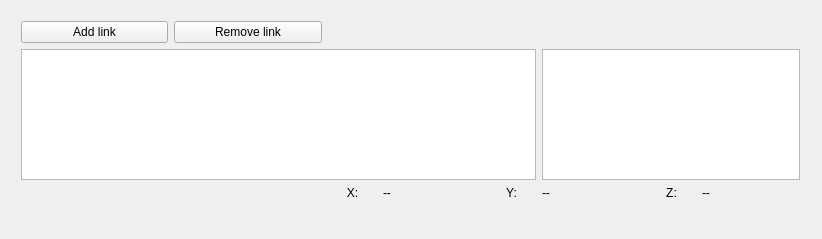
<?xml version="1.0" encoding="UTF-8"?>
<ui version="4.0">
 <class>MainWindow</class>
 <widget class="QMainWindow" name="MainWindow">
  <property name="geometry">
   <rect>
    <x>0</x>
    <y>0</y>
    <width>822</width>
    <height>239</height>
   </rect>
  </property>
  <property name="sizePolicy">
   <sizepolicy hsizetype="Preferred" vsizetype="Preferred">
    <horstretch>0</horstretch>
    <verstretch>0</verstretch>
   </sizepolicy>
  </property>
  <property name="windowTitle">
   <string>MainWindow</string>
  </property>
  <widget class="QWidget" name="centralWidget">
   <widget class="QWidget" name="gridLayoutWidget">
    <property name="geometry">
     <rect>
      <x>10</x>
      <y>10</y>
      <width>801</width>
      <height>201</height>
     </rect>
    </property>
    <layout class="QGridLayout" name="gridLayout" columnstretch="3,3,1,2,1,2,1,2">
     <property name="sizeConstraint">
      <enum>QLayout::SetDefaultConstraint</enum>
     </property>
     <item row="3" column="2">
      <widget class="QLabel" name="label_5">
       <property name="text">
        <string>X:</string>
       </property>
       <property name="alignment">
        <set>Qt::AlignCenter</set>
       </property>
      </widget>
     </item>
     <item row="3" column="4">
      <widget class="QLabel" name="label_6">
       <property name="text">
        <string>Y:</string>
       </property>
       <property name="alignment">
        <set>Qt::AlignCenter</set>
       </property>
      </widget>
     </item>
     <item row="3" column="6">
      <widget class="QLabel" name="label_7">
       <property name="text">
        <string>Z:</string>
       </property>
       <property name="alignment">
        <set>Qt::AlignCenter</set>
       </property>
      </widget>
     </item>
     <item row="3" column="3">
      <widget class="QLabel" name="label_8">
       <property name="text">
        <string>--</string>
       </property>
      </widget>
     </item>
     <item row="3" column="5">
      <widget class="QLabel" name="label_9">
       <property name="text">
        <string>--</string>
       </property>
      </widget>
     </item>
     <item row="3" column="7">
      <widget class="QLabel" name="label_10">
       <property name="text">
        <string>--</string>
       </property>
      </widget>
     </item>
     <item row="1" column="0" rowspan="2" colspan="5">
      <widget class="QTableView" name="tableView">
       <property name="selectionMode">
        <enum>QAbstractItemView::SingleSelection</enum>
       </property>
       <property name="selectionBehavior">
        <enum>QAbstractItemView::SelectRows</enum>
       </property>
      </widget>
     </item>
     <item row="1" column="5" rowspan="2" colspan="3">
      <widget class="QTableView" name="tableView_2"/>
     </item>
     <item row="0" column="0">
      <widget class="QPushButton" name="pushButton_2">
       <property name="text">
        <string>Add link</string>
       </property>
      </widget>
     </item>
     <item row="0" column="1">
      <widget class="QPushButton" name="pushButton">
       <property name="text">
        <string>Remove link</string>
       </property>
      </widget>
     </item>
    </layout>
   </widget>
  </widget>
  <widget class="QMenuBar" name="menuBar">
   <property name="geometry">
    <rect>
     <x>0</x>
     <y>0</y>
     <width>822</width>
     <height>22</height>
    </rect>
   </property>
  </widget>
 </widget>
 <layoutdefault spacing="6" margin="11"/>
 <resources/>
 <connections/>
</ui>
